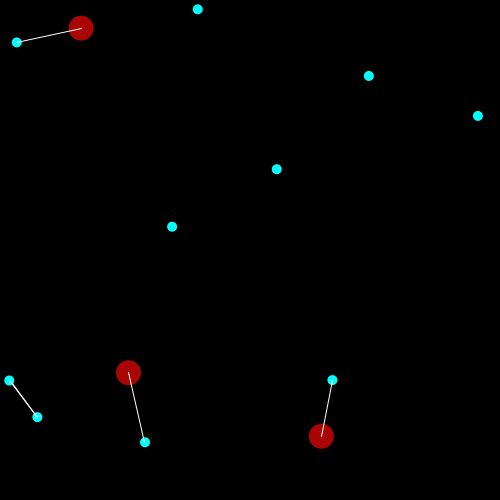
Frame 1 (no input)
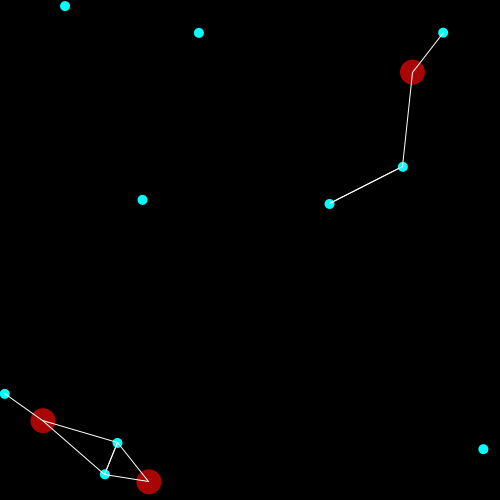
Frame 60 (the mouse pressed at the canvas centre just before this capture)
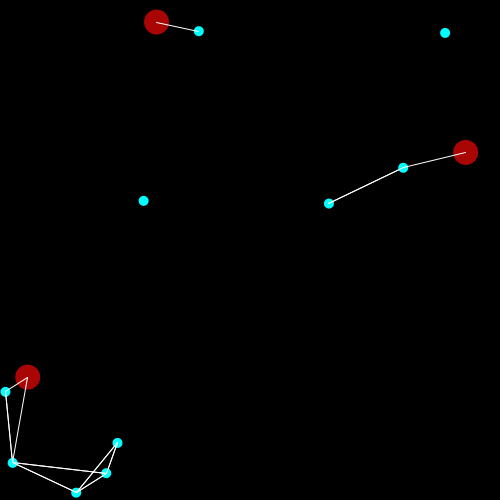
Frame 120 (the mouse held since frame 60 and released just before this capture)

The Processing sketch that drew these frames (run headless with seeded random() and noise(); from frame 60 on, the mouse is pressed at the canvas centre):

// Processing sketch: processing_75415
// ── processing_75415.pde

int NUM_LITTLE_THINGS = 10;
int NUM_BIG_THINGS=3;
int[] selectionHistory= new int[500];
int count=1;

// creating an (empty) global array with a
// capacity of 10 elements of type Ball
LittleThing[] littleThings = new LittleThing[NUM_LITTLE_THINGS];

BigThing[] bigThings=new BigThing[NUM_BIG_THINGS];
//////////////////////////////////////////////////////////////////////////

void setup() 
{
  size(500, 500); 
  smooth();


  for (int i = 0; i < NUM_LITTLE_THINGS; i++) 
  {
    littleThings[i] = new LittleThing();   // populating the array

    littleThings[i].x = random(0, width);
    littleThings[i].y = random(0, height);
    littleThings[i].direction = random(0, 360);
  }
  for (int i=0; i<NUM_BIG_THINGS;i++) {
    bigThings[i] = new BigThing();   // populating the array

    bigThings[i].x = random(0, width);
    bigThings[i].y = random(0, height);
    bigThings[i].direction = random(0, 360);
  }
}


////////////////////////////////////////////////////////////


void draw() 
{ 
  //bg is not conceptually part of the class
  background( 0, 0, 0);

  //call the method update everytime I draw
  for (int i = 0; i < NUM_LITTLE_THINGS; i++)
  {
    littleThings[i].update();
  }
  for (int i = 0; i < NUM_BIG_THINGS; i++)
  {
    bigThings[i].update();
  }
  count++;
  if (count==500)
    count=1;
  if (mousePressed==true)
    selectionHistory[count]=1;
  else
    selectionHistory[count]=0;
}

///////////////////////////////////////////////////////

class BigThing {
  float myDiameter = 25;
  float x;
  float y;
  int r=170;
  int g=5;
  int b=5;
  float speed = random(1, 5);
  float direction = 0;
  float friction=.02;
  float minSpeed=random(.3, 3);

  //Constructor function - same name as the class
  BigThing()
  {
    /*
  like the setup in the main sketch the constructor function 
     is executed once as soon as the object is created
     */
  }


  //////////////////////////////////////////////////////////////////////
  //method(s) for my thing
  void update()
  {
    /*
    convert direction into radians
     break it down to the sinus and cosinus
     which are the vertical and horizontal component 
     of the angle then multiply for speed 
     (because in trigonometry you always work with a radius of 1)
     */
    float dX = cos(radians(direction))*speed;
    float dY = sin(radians(direction))*speed;

    //the result are the steps in the vertical and horizontal direction
    x = x + dX;
    y = y + dY;

    ///////////////////////
    if (speed>0)
      speed=speed - speed*friction/speed;
    //direction++;

    //managing borders
    if (x > width)
    {
      x = 0;
    }

    if (x < 0)
    {
      x = width;
    }

    if (y > height)
    {
      y = 0;
    }

    if (y < 0)
    {
      y = height;
    }

    ///////Set dragability
    if (mousePressed==true && abs(mouseX-x)<20 && abs(mouseY-y)<20) {
      x=mouseX;
      y=mouseY;
    }

    //draw the thing  
    fill(r, g, b);
    noStroke();
    ellipse(x, y, myDiameter, myDiameter);


    //example of interaction among things//
    //every object scans the other objects using the global array
    for (int i = 0; i < NUM_BIG_THINGS; i++)
    {
      //temporary variable to store the other
      BigThing other = bigThings[i];

      //it's not a good idea to make theinteract with itself
      //this points to the specific instance
      if (this != other)
      {
        if (mousePressed==true && abs(mouseX-x)<20 && abs(mouseY-y)<20 && dist(x, y, other.x, other.y)<200) {
          stroke(255);
          line(x, y, other.x, other.y);
        }
        //////////////////////////////
        if (mousePressed==false && selectionHistory[count-1]==1 && abs(mouseX-x)<20 && abs(mouseY-y)<20 && dist(x, y, other.x, other.y)<200) {
          direction= (x-other.x)/(y-other.y);
          other.speed=map(dist(x,y,other.x,other.y),0,200,0,10);
        }
        ///////////////////////////////////////////////////////////////////////

        //after I determine it's another thing I check the distance
        if (dist(x, y, other.x, other.y)<100)
        {
          //and do something

          stroke(255);
          line(x, y, other.x, other.y);
        }
      }
    }
    //////////////////////////////////
    for (int i = 0; i < NUM_LITTLE_THINGS; i++)
    {
      //temporary variable to store the other
      LittleThing other = littleThings[i];

      //it's not a good idea to make theinteract with itself
      //this points to the specific instance
      if (mousePressed==true && abs(mouseX-x)<20 && abs(mouseY-y)<20 && dist(x, y, other.x, other.y)<200) {
        stroke(255);
        line(x, y, other.x, other.y);
      }
      //////////////////////////////
        if (mousePressed==false && selectionHistory[count-1]==1 && abs(mouseX-x)<20 && abs(mouseY-y)<20 && dist(x, y, other.x, other.y)<200) {
          direction= radians((x-other.x)/(y-other.y)*360);
          other.speed=map(dist(x,y,other.x,other.y),0,200,0,10);
        }
        ///////////////////////////////////////////////////////////////////////
      //after I determine it's another thing I check the distance
      if (dist(x, y, other.x, other.y)<100)
      {
        //and do something
        stroke(255);
        line(x, y, other.x, other.y);
      }
    }

    /////////
  }
}

///////////////////////////////////////////////////////////

class LittleThing 
{
  //parameters of my thing
  float myDiameter = 10;
  float x;
  float y;
  color col = #00FFFF;
  float speed = random(1, 5);
  float direction = 0;
  float friction=.04;
  float minSpeed=random(.3, 3);

  //Constructor function - same name as the class
  LittleThing()
  {
    /*
  like the setup in the main sketch the constructor function 
     is executed once as soon as the object is created
     */
  }


  //////////////////////////////////////////////////////////////////////
  //method(s) for my thing
  void update()
  {
    /*
    convert direction into radians
     break it down to the sinus and cosinus
     which are the vertical and horizontal component 
     of the angle then multiply for speed 
     (because in trigonometry you always work with a radius of 1)
     */
    float dX = cos(radians(direction))*speed;
    float dY = sin(radians(direction))*speed;

    //the result are the steps in the vertical and horizontal direction
    x = x + dX;
    y = y + dY;

    ///////////////////////
    if (speed>0)
      speed=speed - speed*friction/speed;
    //direction++;

    //managing borders
    if (x > width)
    {
      x = 0;
    }

    if (x < 0)
    {
      x = width;
    }

    if (y > height)
    {
      y = 0;
    }

    if (y < 0)
    {
      y = height;
    }

    ////////////select
    if (mousePressed==true && abs(mouseX-x)<10 && abs(mouseY-y)<10) {
      x=mouseX;
      y=mouseY;
    }
    //draw the thing  
    fill(col);
    noStroke();
    ellipse(x, y, myDiameter, myDiameter);


    //example of interaction among things//
    //every object scans the other objects using the global array
    for (int i = 0; i < NUM_LITTLE_THINGS; i++)
    {
      //temporary variable to store the other
      LittleThing other = littleThings[i];

      //it's not a good idea to make theinteract with itself
      //this points to the specific instance
      if (this != other)
      {
        if (mousePressed==true && abs(mouseX-x)<20 && abs(mouseY-y)<20 && dist(x, y, other.x, other.y)<200) {
          stroke(255);
          line(x, y, other.x, other.y);
        }
        
        //after I determine it's another thing I check the distance
        if (dist(x, y, other.x, other.y)<100)
        {
          //and do something
          stroke(255);
          line(x, y, other.x, other.y);
        }
      }
    }

    /////////
  }
}
